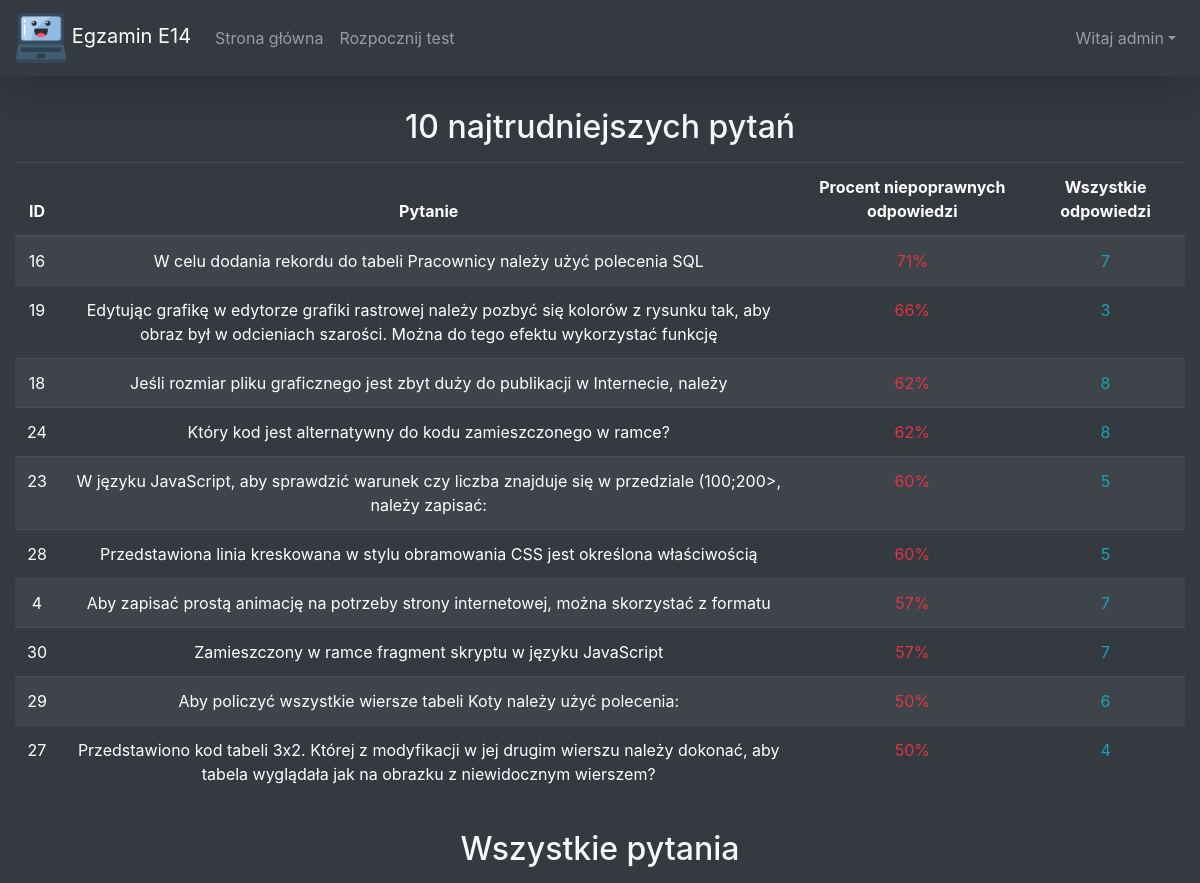
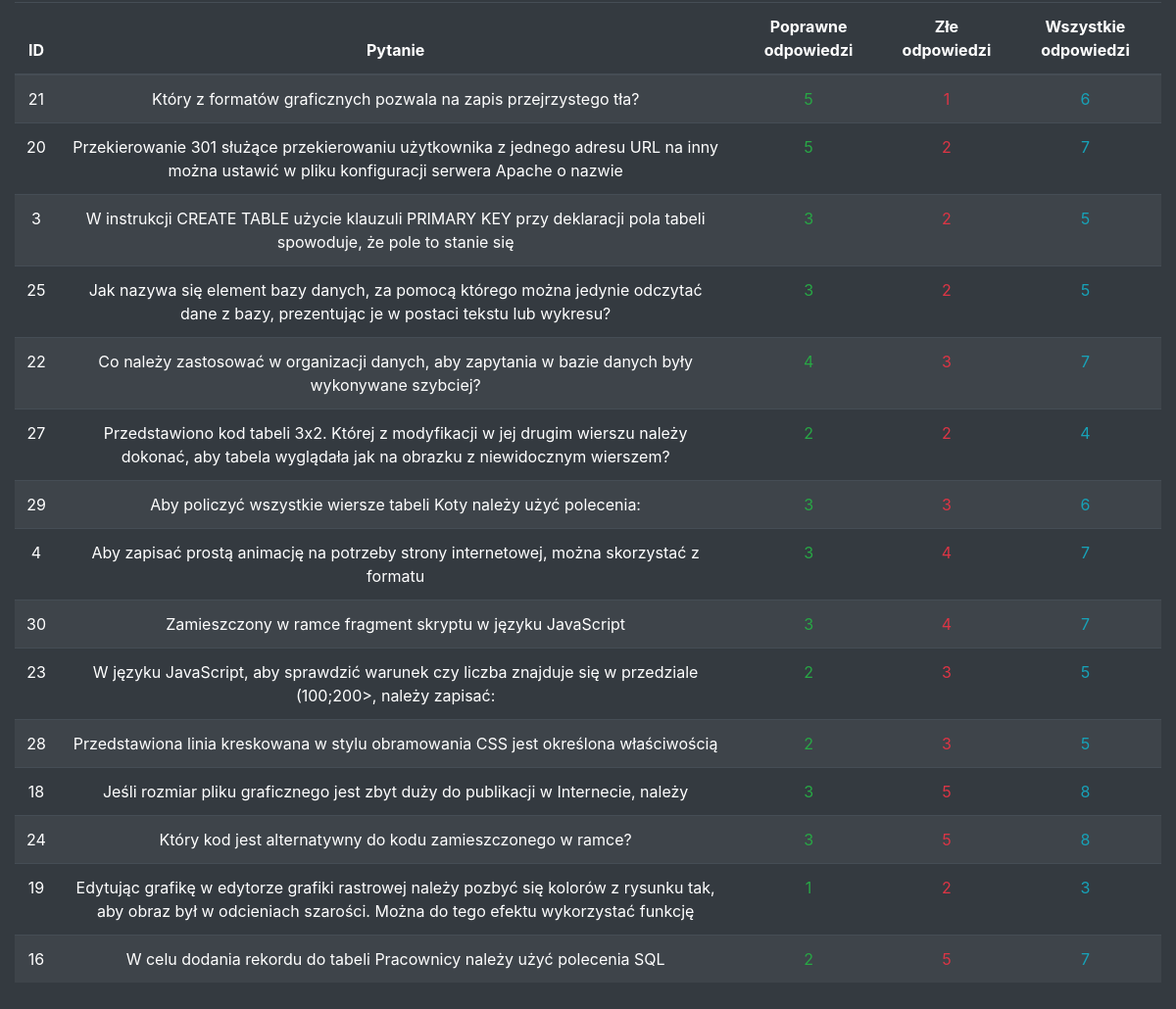
The page /pages/adminStats.php (signed in) on the database its author committed (2 pictures, top to bottom).
### tables this page shows
CREATE TABLE `pytania` (
  `id` int(11) NOT NULL,
  `pytanie` text NOT NULL,
  `obrazek` text,
  `odpowiedz` varchar(1) NOT NULL,
  `odpowiedz_a` text NOT NULL,
  `odpowiedz_b` text NOT NULL,
  `odpowiedz_c` text NOT NULL,
  `odpowiedz_d` text NOT NULL,
  `good_answers` int(11) NOT NULL DEFAULT '0',
  `all_answers` int(11) NOT NULL DEFAULT '0'
);

### scripts/generate_stats_table.php (the view, shortened to what this page needs)
<?php
echo ('<div class="table-responsive"><table class="table table-striped table-dark table-hover">');
echo ('<thead><tr>');
echo ('<th scope="col">ID</th>');
echo ('<th scope="col">Pytanie</th>');
echo ('<th scope="col">Poprawne odpowiedzi</th>');
echo ('<th scope="col">Złe odpowiedzi</th>');
echo ('<th scope="col">Wszystkie odpowiedzi</th>');
echo ('</thead></tr>');
echo ("<tbody>");
$conn = include("database_con.php");
$stmt = $conn->prepare("SELECT * FROM pytania ORDER BY good_answers / all_answers DESC");
$stmt->execute();
$result = $stmt->get_result();
while ($row = $result->fetch_assoc()) {
    echo ('<tr>');
    echo ('<td>' . $row["id"] . '</td>');
    echo ('<td>' . $row["pytanie"] . '</td>');
    echo ('<td class="text-success">' . $row["good_answers"] . '</td>');
    echo ('<td class="text-danger">' . strval(intval($row["all_answers"]) - intval($row["good_answers"])) . '</td>');
    echo ('<td class="text-info">' . $row["all_answers"] . '</td>');
    echo ('</tr>');
}
echo ('</tbody></table></div>');

### scripts/generate_hardest_table.php (shortened to what this page needs)
<?php
echo ('<div class="table-responsive"><table class="table table-striped table-dark table-hover">');
echo ('<thead><tr>');
echo ('<th scope="col">ID</th>');
echo ('<th scope="col">Pytanie</th>');
echo ('<th scope="col">Procent niepoprawnych odpowiedzi</th>');
echo ('<th scope="col">Wszystkie odpowiedzi</th>');
echo ('</thead></tr>');
echo ("<tbody>");
$conn = include("database_con.php");
$stmt = $conn->prepare("SELECT * FROM pytania ORDER BY (all_answers - good_answers) / all_answers DESC, all_answers DESC LIMIT 10");
$stmt->execute();
$result = $stmt->get_result();
while ($row = $result->fetch_assoc()) {
    echo ('<tr>');
    echo ('<td>' . $row["id"] . '</td>');
    echo ('<td>' . $row["pytanie"] . '</td>');
    echo ('<td class="text-danger">' . strval(floor((intval($row["all_answers"]) - intval($row["good_answers"])) / intval($row["all_answers"]) * 100)) . '%</td>');
    echo ('<td class="text-info">' . $row["all_answers"] . '</td>');
    echo ('</tr>');
}
echo ('</tbody></table></div>');

### css/style.css (style rules this page uses)
.fill-height { min-height: 100vh; }

### rows shown on the page
pytania: id "16", pytanie "W celu dodania rekordu do tabeli Pracownicy należy użyć polecenia SQL", all_answers+good_answers "71", all_answers "7", good_answers "2", all_answers+good_answers "5"
pytania: id "19", pytanie "Edytując grafikę w edytorze grafiki rastrowej należy pozbyć się kolorów z rysunku tak, aby obraz był w odcieniach szarości. Można do tego efektu wykorzystać funkcję", all_answers+good_answers "66", all_answers "3", good_answers "1", all_answers+good_answers "2"
pytania: id "18", pytanie "Jeśli rozmiar pliku graficznego jest zbyt duży do publikacji w Internecie, należy", all_answers+good_answers "62", all_answers "8", good_answers "3", all_answers+good_answers "5"
pytania: id "24", pytanie "Który kod jest alternatywny do kodu zamieszczonego w ramce?", all_answers+good_answers "62", all_answers "8", good_answers "3", all_answers+good_answers "5"
pytania: id "23", pytanie "W języku JavaScript, aby sprawdzić warunek czy liczba znajduje się w przedziale (100;200>, należy zapisać:", all_answers+good_answers "60", all_answers "5", good_answers "2", all_answers+good_answers "3"
pytania: id "28", pytanie "Przedstawiona linia kreskowana w stylu obramowania CSS jest określona właściwością", all_answers+good_answers "60", all_answers "5", good_answers "2", all_answers+good_answers "3"
pytania: id "4", pytanie "Aby zapisać prostą animację na potrzeby strony internetowej, można skorzystać z formatu", all_answers+good_answers "57", all_answers "7", good_answers "3", all_answers+good_answers "4"
pytania: id "30", pytanie "Zamieszczony w ramce fragment skryptu w języku JavaScript", all_answers+good_answers "57", all_answers "7", good_answers "3", all_answers+good_answers "4"
pytania: id "29", pytanie "Aby policzyć wszystkie wiersze tabeli Koty należy użyć polecenia:", all_answers+good_answers "50", all_answers "6", good_answers "3", intval($row['all_answers'])-intval($row['good_answers']) "3"
pytania: id "27", pytanie "Przedstawiono kod tabeli 3x2. Której z modyfikacji w jej drugim wierszu należy dokonać, aby tabela wyglądała jak na obrazku z niewidocznym wierszem?", all_answers+good_answers "50", all_answers "4", good_answers "2", intval($row['all_answers'])-intval($row['good_answers']) "2"
pytania: id "21", pytanie "Który z formatów graficznych pozwala na zapis przejrzystego tła?", good_answers "5", all_answers+good_answers "1", all_answers "6"
pytania: id "20", pytanie "Przekierowanie 301 służące przekierowaniu użytkownika z jednego adresu URL na inny można ustawić w pliku konfiguracji serwera Apache o nazwie", good_answers "5", all_answers+good_answers "2", all_answers "7"
pytania: id "3", pytanie "W instrukcji CREATE TABLE użycie klauzuli PRIMARY KEY przy deklaracji pola tabeli spowoduje, że pole to stanie się", good_answers "3", all_answers+good_answers "2", all_answers "5"
pytania: id "25", pytanie "Jak nazywa się element bazy danych, za pomocą którego można jedynie odczytać dane z bazy, prezentując je w postaci tekstu lub wykresu?", good_answers "3", all_answers+good_answers "2", all_answers "5"
pytania: id "22", pytanie "Co należy zastosować w organizacji danych, aby zapytania w bazie danych były wykonywane szybciej?", good_answers "4", all_answers+good_answers "3", all_answers "7"

### other values the page prints
$_SESSION["user"] "admin"
